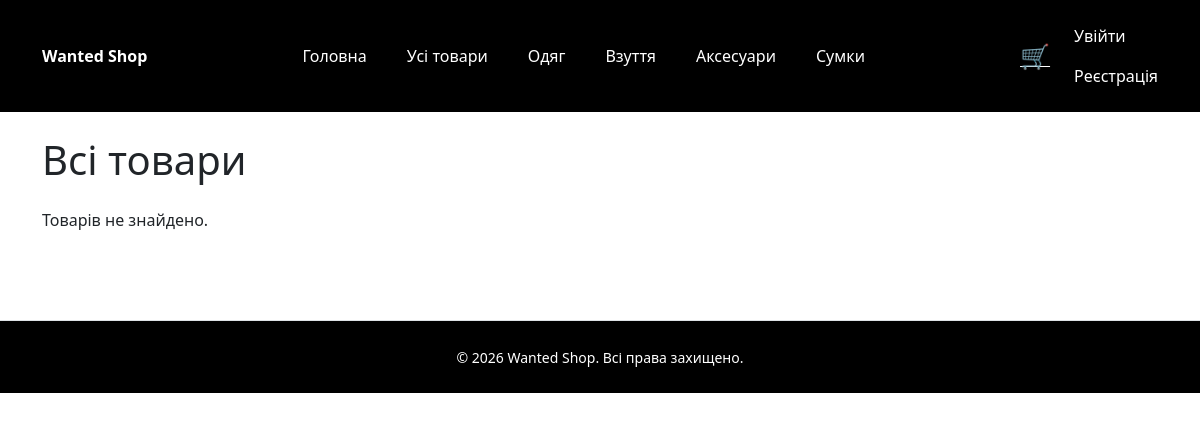
/products/category/одяг/, run on an earlier commit of the app's database.
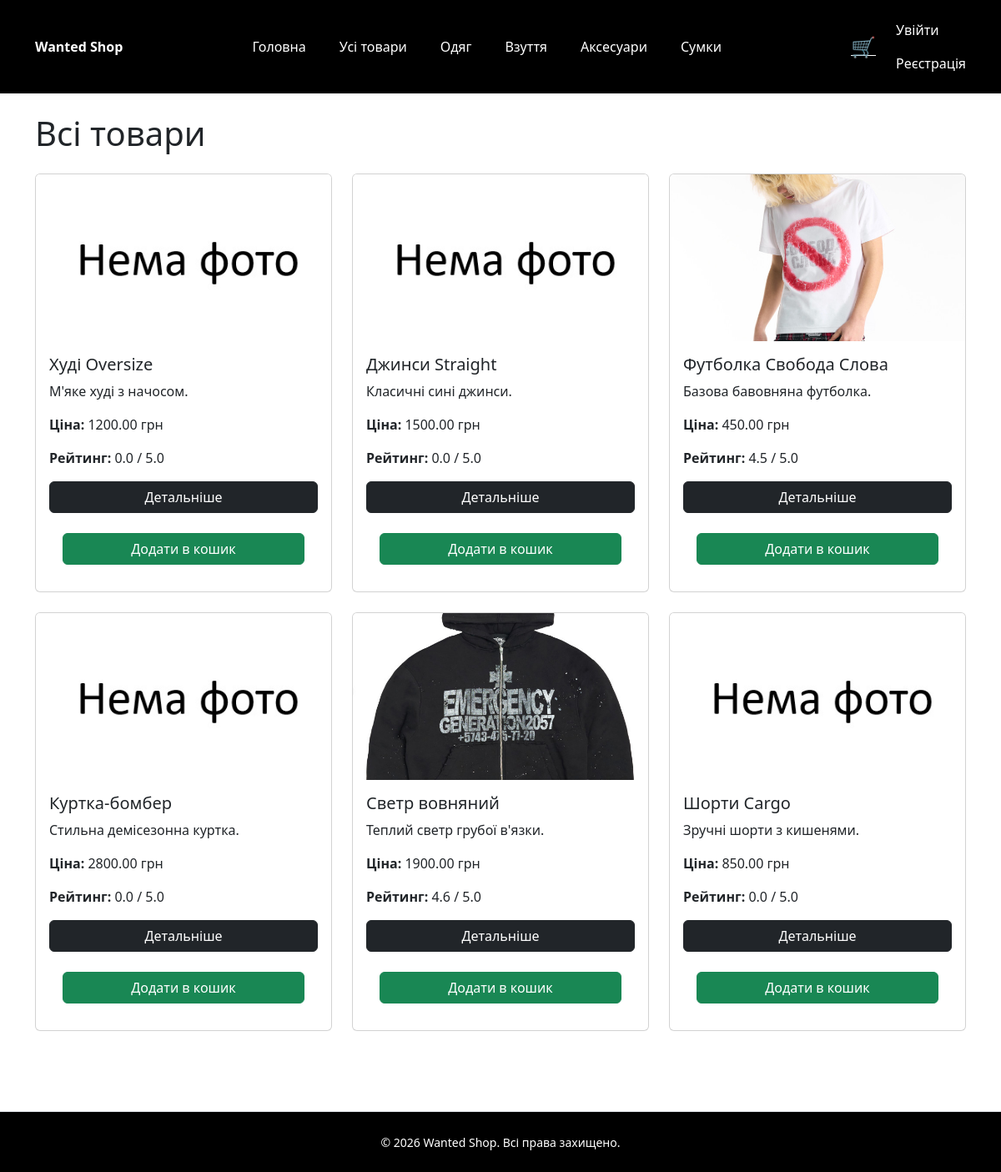
And on a later commit of the database.
### products/models.py (models this page shows, shortened)
class Category(models.Model):
    name = models.CharField(max_length=100, unique=True)
    slug = models.SlugField(max_length=255, unique=True)
    description = models.TextField(blank=True)

class Product(models.Model):
    category = models.ForeignKey(Category, on_delete=models.CASCADE, related_name='products')
    name = models.CharField(max_length=200)
    slug = models.SlugField(max_length=255, unique=True)
    description = models.TextField(blank=True)
    price = models.DecimalField(max_digits=10, decimal_places=2)
    color = models.CharField(max_length=50, blank=True)
    size = models.CharField(max_length=30, blank=True)
    created_at = models.DateTimeField(auto_now_add=True)
    updated_at = models.DateTimeField(auto_now=True)
    rating = models.DecimalField(max_digits=3, decimal_places=2, default=0.0)
    image = models.ImageField(upload_to='product_images/', blank=True, null=True)

### products/views.py (the view)
# urls.py: path('products/', views.product_list, name='product_list'),
@ratelimit(key='ip', rate='100/m', method='GET', block=True)
def product_list(request, slug=None):
	if slug:
		products = cache.get(f'products_category_{slug}')
		if not products:
			products = list(Product.objects.select_related('category',).filter(category__slug=slug))
			cache.set(f'products_category_{slug}', products, CATEGORY_CACHE_TIL)
	else:
		products = cache.get('products_all')
		if not products:
			products = list(Product.objects.select_related('category').all())
			cache.set('products_all', products, CATEGORY_CACHE_TIL)
	context = _get_category_context(request)
	return render(request, 'product/product_list.html', {**context, 'products': products})

### cart/context_processor.py (called while the page is built)
def cart_item_count(request):
    if request.user.is_authenticated:
        try:
            cart = Cart.objects.get(user=request.user)
            return {'cart_item_count': cart.items.count()}
        except Cart.DoesNotExist:
            return {'cart_item_count': 0}
    else:
        cart = request.session.get('cart', {})
        return {'cart_item_count': sum(cart.values())}

### products/context_proccesor.py (called while the page is built)
def _get_category_context(request):
	categories = cache.get('categories_cache')
	if not categories:
		categories = list(Category.objects.all())
		cache.set('categories_cache', categories, CATEGORY_CACHE_TIL)
	return {'categories': categories}

### templates/product/product_list.html (shortened to what this page needs)
{% extends 'base.html' %}
{% block content %}
<div class="container mt-4">
    <h1 class="mb-4">{% if category %}{{ category.name }}{% else %}Всі товари{% endif %}</h1>
    <div class="row">
        {% for product in products %}
        <div class="col-md-4">
            <div class="card h-90 mb-4">
                {% if product.image %}
                <img src="{{ product.image.url }}" class="card-img-top" style="height: 200px; object-fit: cover;">
                {% else %}
                <img src="/static/media/products/isnt_picture.jpg" class="card-img-top" style="height: 200px; object-fit: cover;">
                {% endif %}
                <div class="card-body d-flex flex-column">
                    <h5 class="card-title">{{ product.name }}</h5>
                    <p class="card-text">{{ product.description|truncatewords:15 }}</p>
                    <p class="card-text"><strong>Ціна:</strong> {{ product.price }} грн</p>
                    <p class="card-text"><strong>Рейтинг:</strong> {{ product.rating|floatformat:1 }} / 5.0</p>
                    <a href="{% url 'products:product_details' slug=product.slug %}" class="btn btn-dark">Детальніше</a>
                    <form method="post" action="{% url 'cart:add_cart' product.id %}" class="card-body d-flex flex-column mt-auto">
                        <button type="submit" class="btn btn-success mt-2">Додати в кошик</button>
                    </form>
                </div>
            </div>
        </div>
        {% empty %}
        <p>Товарів не знайдено.</p>
        {% endfor %}
    </div>
</div>
{% endblock %}

### templates/components/header.html (shortened to what this page needs)
{% load static %}
<header class="bg-black text-white py-3 mb-4">
	<div class="container">
		<div class="d-flex flex-wrap align-items-center justify-content-between">
			<a class="navbar-brand fw-bold text-white" href="{% url 'products:home' %}">Wanted Shop</a>
			<ul class="nav list-inline mb-0">
				<li class="list-inline-item"><a class="nav-link text-white" href="{% url 'products:home' %}">Головна</a></li>
				<li class="list-inline-item"><a class="nav-link text-white" href="{% url 'products:product_list' %}">Усі товари</a></li>
				{% for category in categories %}
				<li class="list-inline-item"><a class="nav-link text-white" href="{% url 'products:product_list_by_category' category.slug %}">{{ category.name }}</a></li>
				{% endfor %}
			</ul>
			<div class="d-flex align-items-center gap-3">
				<a href="{% url 'cart:cart_details' %}" class="position-relative text-white" title="Кошик">
					<span class="fs-4">🛒</span>
				</a>
				<ul class="navbar-nav ms-2">
					{% if user.is_authenticated %}
					<li class="nav-item">
						<a class="nav-link" href="{% url 'accounts:profile' %}">Профіль</a>
					</li>
					<li class="nav-item">
						<a class="nav-link" href="{% url 'accounts:logout' %}">Вийти</a>
					</li>
					{% else %}
					<li class="nav-item">
						<a class="nav-link" href="{% url 'accounts:login' %}">Увійти</a>
					</li>
					<li class="nav-item">
						<a class="nav-link" href="{% url 'accounts:register' %}">Реєстрація</a>
					</li>
					{% endif %}
				</ul>
			</div>
		</div>
	</div>
</header>

What changed in the data, as far as the page shows it:
now on this page (row edited): Product: name "Худі Oversize", description "М'яке худі з начосом.", price "1200.00", rating "0.0"
now on this page (row edited): Product: name "Джинси Straight", description "Класичні сині джинси.", price "1500.00", rating "0.0"
now on this page (row edited): Product: image (picture), name "Футболка Свобода Слова", description "Базова бавовняна футболка.", price "450.00", rating "4.5"
now on this page (row edited): Product: name "Куртка-бомбер", description "Стильна демісезонна куртка.", price "2800.00", rating "0.0"
now on this page (row edited): Product: image (picture), name "Светр вовняний", description "Теплий светр грубої в'язки.", price "1900.00", rating "4.6"
now on this page (row edited): Product: name "Шорти Cargo", description "Зручні шорти з кишенями.", price "850.00", rating "0.0"
Also different on the page:
text no longer shown: "Товарів не знайдено."
